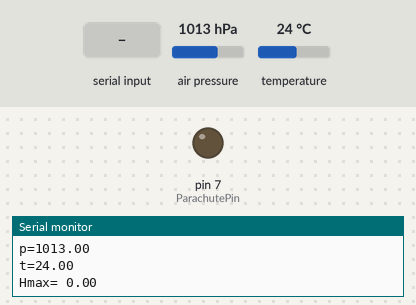
The sketch below on a simulated Arduino Uno, built with avr-gcc and run on an emulated ATmega328P. On the bench: output pins drawn as LEDs (lit = HIGH), the last lines printed to the serial monitor. The test bench sets the inputs (shaded band); at power-on: air pressure 1013 hPa, temperature 24 °C. Storage starts empty.

Above: at 1.3 s.
1.4 s: air pressure set to 1016 hPa
At 2.5 s:
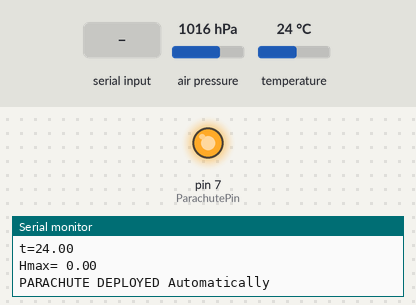
4.4 s: "2\n" received over the second serial link
At 7.2 s:
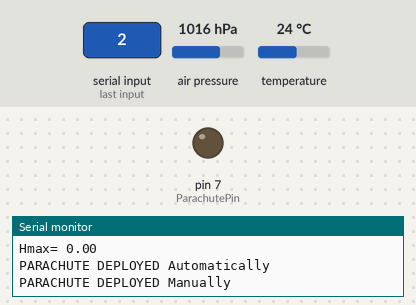
Timing chart, 0 to 8.7 s (numbered marks = the images above; inputs shaded):
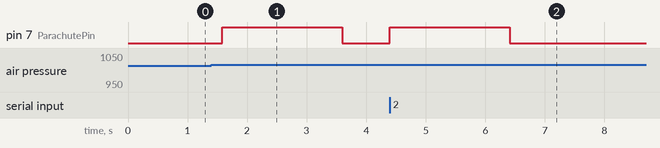

Measured:
- the behaviour switches between 1014 and 1015 hPa on air pressure (found by bisection; images 0 and 1)
- after the input at 1.4 s, pin 7 (ParachutePin): LOW → HIGH after 0.18 s, → LOW 2.0 s later
- after the input at 4.4 s, pin 7 (ParachutePin): LOW → HIGH at once, → LOW 2.0 s later

The sketch:

ZanasTX.ino
```cpp
#include "Arduino.h"
#include <SoftwareSerial.h>
#include <Adafruit_Sensor.h>
#include <Adafruit_BMP280.h>
#include <Wire.h>
#include <SPI.h>
#include <SD.h>

//#define P 1032.0 // hPa
//#define T 7.2  //C
#define h0 72 //m Altitudine di partenza del razzo
#define ParachutePin 7
#define SD_CS 10

#define SerialRate 9600
#define Limit 10 //Il paracadute si apre se è <Limit> metri sotto l'altezza massima

double P0=0;
double h=0;
double k=0;
double hmax;
bool deploy=false;
String n;

long t0=0;
long t=0;
long pt=0;

SoftwareSerial lora(2, 3);  // e32 TX e32 RX
Adafruit_BMP280 bmp;
File file;

double measure(){
  double h=0;
  for(int i=0; i<10; i++)
      h+=bmp.readAltitude(P0);
    h=h/10-k;
  return h;
}

void setup() {
  pinMode(ParachutePin, OUTPUT);
  Serial.begin(SerialRate);
  lora.begin(SerialRate);
  if (!bmp.begin(0x76)) {
    Serial.println("Could not find a valid BMP280 sensor, check wiring!");
    while (1);
  }
  if (!SD.begin(SD_CS)) {
    Serial.println("SD initialization failed!");
    while (1);
  }
  if(SD.exists("setup.txt")){   //reset SD data
    file = SD.open("setup.txt");
    n=file.readStringUntil('\n');
    file.close();
    SD.remove("setup.txt");
    file = SD.open("setup.txt", FILE_WRITE);
    file.print(n.toInt()+1);
  }
  else{
    file = SD.open("setup.txt", FILE_WRITE);
    file.print("1");
    n="0";
  }
  file.close();
  n="data" + n+".txt";
  if(SD.exists(n))
    SD.remove(n);

  const float P=bmp.readPressure()/100;
  const float T=bmp.readTemperature();

  P0=P*pow((1-((0.0065*h0)/(T+0.0065*h0+273.15))), -5.257); //Trovo P a livello del mare usando P e T e altezza di partenza

  Serial.println("TX: Setup");
  for(int i=0; i<100; i++){
    h+=bmp.readAltitude(P0);
    //delay(20);
    Serial.print("_");
  }
  Serial.println();
  Serial.println("Finished Setup");
  k=h/100;
  hmax=0;
  Serial.print("k=");
  Serial.println(k);
  Serial.print("p=");
  Serial.println(P);
  Serial.print("t=");
  Serial.println(T);
  t0=millis();
}


void loop() {
  if(lora.available()>0){
    int in = lora.parseInt();
    if(in==2){
      digitalWrite(ParachutePin, HIGH);
      Serial.println("PARACHUTE DEPLOYED Manually");
      file = SD.open(n, FILE_WRITE);
      file.print("PARACHUTE DEPLOYED Manually at ");file.print(millis()-t0); file.println("ms");
      file.print("Maximum Altitude: ");file.print(hmax); file.println(" m");
      file.close();
      pt=millis();
      deploy=true;
    }
  }
  if(millis()-t>=500){
    h=measure();
    if(h>hmax){
      hmax=h;
      Serial.print("Hmax= ");
      Serial.println(hmax);
    }
    if(hmax-h>Limit &&!deploy){
      digitalWrite(ParachutePin, HIGH);
      Serial.println("PARACHUTE DEPLOYED Automatically");
      file = SD.open(n, FILE_WRITE);
      file.print("PARACHUTE DEPLOYED Automatically at ");file.print(millis()-t0); file.println("ms");
      file.print("Maximum Altitude: ");file.print(hmax); file.println(" m");
      file.close();
      pt=millis();
      deploy=true;
    }

    lora.println(h);
    file = SD.open(n, FILE_WRITE);
    file.print("Altezza:");  file.print(h); file.print(" m | t: ");   file.print(millis()-t0); file.println("ms");
    file.close();
    t=millis();
  }
  if(millis()-pt>=2000 && digitalRead(ParachutePin)==HIGH)
    digitalWrite(ParachutePin, LOW);
}
```
